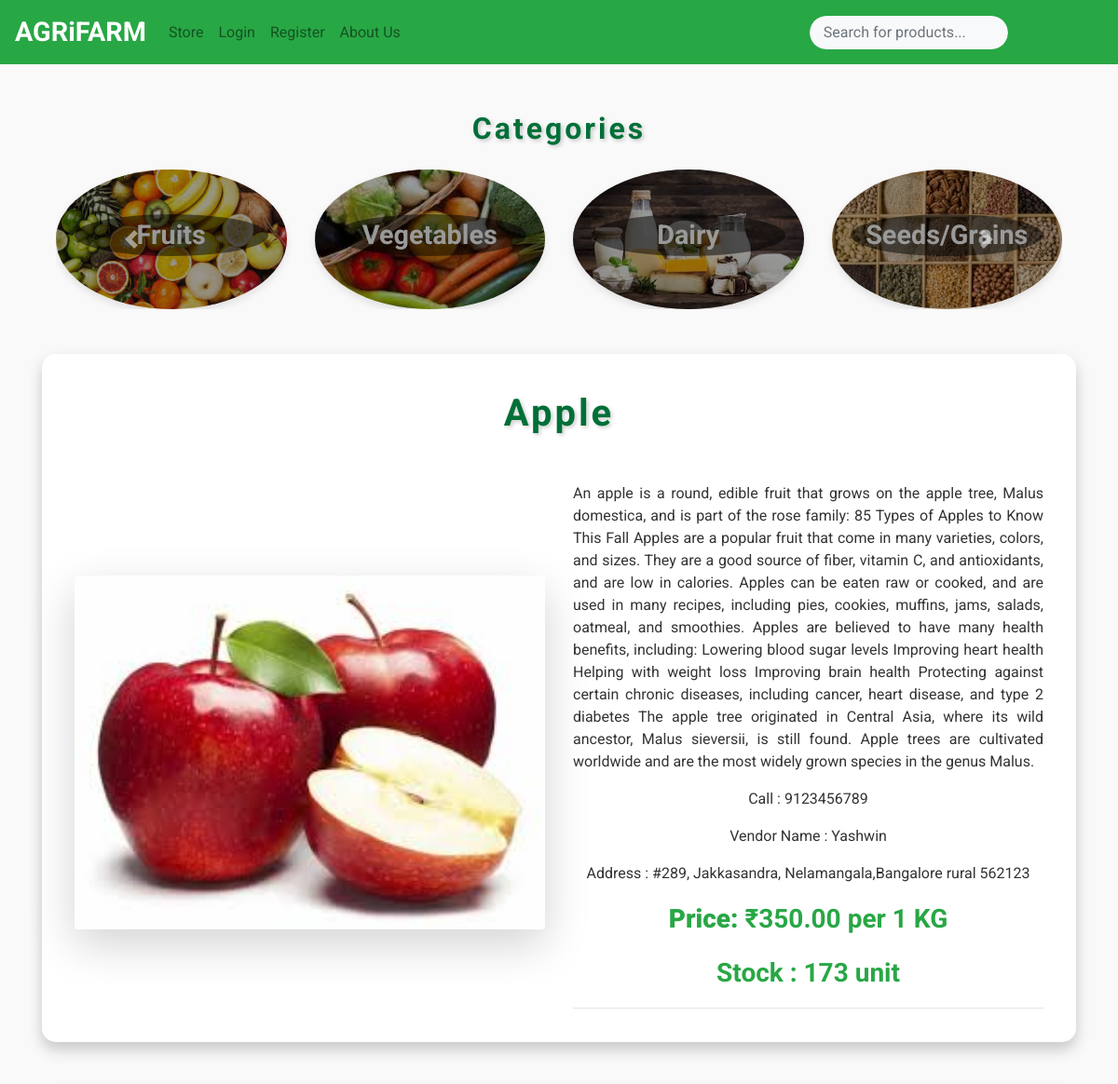
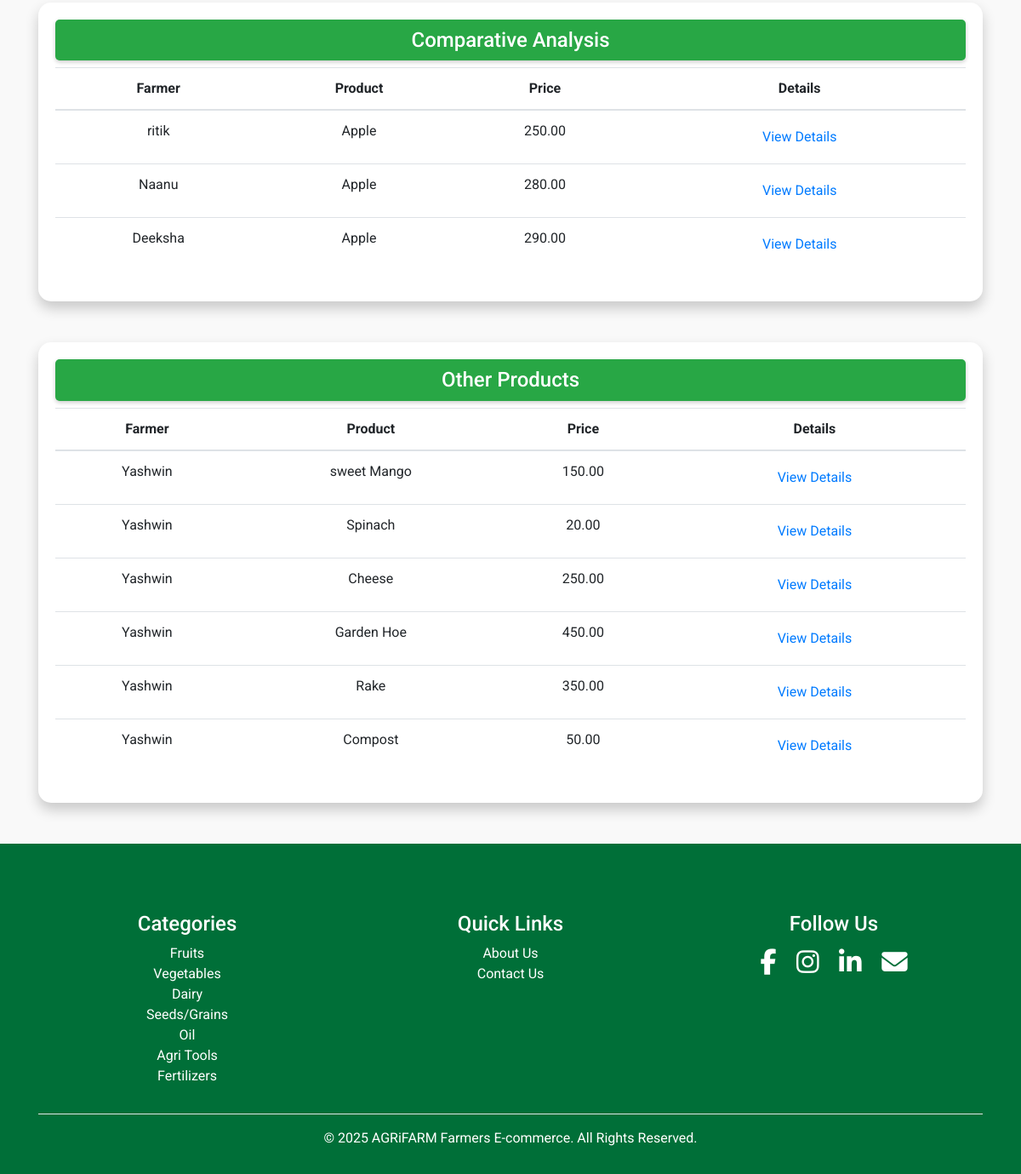
/product/1/, run on the app's committed database (2 pictures, top to bottom).
### shop/models.py (models this page shows, shortened)
class Category(models.Model):
    name = models.CharField(max_length=100)

class Item(models.Model):
    ORGANIC = 'Organic'
    INORGANIC = 'Inorganic'
    TYPE_CHOICES = [
        (ORGANIC, 'Organic'),
        (INORGANIC, 'Inorganic'),
    ]
    farmer = models.ForeignKey(settings.AUTH_USER_MODEL, on_delete=models.CASCADE, related_name="items")
    image = models.ImageField(upload_to='static/images/item_images/')
    name = models.CharField(max_length=255)
    category = models.ForeignKey(Category, on_delete=models.CASCADE)
    item_type = models.CharField(max_length=10, choices=TYPE_CHOICES)
    description = models.TextField()
    price = models.DecimalField(max_digits=10, decimal_places=2)
    stock = models.PositiveIntegerField()
    size = models.CharField(max_length=100)
    added_date = models.DateTimeField(auto_now_add=True)
    def __str__(self):
        return self.name

class User(AbstractUser):
    ROLE_CHOICES = (
        ('Admin', 'Admin'),
        ('Farmer', 'Farmer'),
        ('Consumer', 'Consumer'),
    )
    phone = models.CharField(max_length=15)
    address = models.TextField(blank=True)
    role = models.CharField(max_length=10, choices=ROLE_CHOICES, default='Consumer')
    def __str__(self):
        return self.username

### shop/views.py (the view)
# urls.py: path('product/<int:item_id>/', product_detail, name='product_detail'),
def product_detail(request, item_id):
    categories = Category.objects.all()
    item = get_object_or_404(Item, id=item_id)
    reviews = Review.objects.filter(item=item)
    user = User.objects.get(id=item.farmer.id)
    related_products = Item.objects.filter(farmer=user).exclude(id=item.id);
    comparative_products = Item.objects.filter(
        Q(name__icontains=item.name)
    ).exclude(id=item.id).exclude(farmer=user)
    print(related_products)  # Get the farmer's user object
    return render(request, 'product_detail.html', {'categories': categories,'item': item, 'reviews': reviews, 'related_items': related_products,'name':item.farmer,'stock':item.stock,'phone':user.phone,'address':user.address,'comparative_products': comparative_products})

### templates/product_detail.html (shortened to what this page needs)
{% extends 'base.html' %} {% load static %} {% block content %}
<div class="container">
  <h2 class="text-center my-4">Categories</h2>
  <div id="categoryCarousel" class="carousel slide" data-ride="carousel">
    <div class="carousel-inner">
      {% for category in categories %} {% if forloop.counter0|divisibleby:4 %}
      <div class="carousel-item {% if forloop.first %}active{% endif %}">
        <div class="row justify-content-center">
          {% endif %}
          <div class="col-md-3">
            <a href="{% url 'category_page' category.id %}">
              <div
                class="category-card"
                style="background-image: url('{% static 'images/' %}{{ category.name }}.jpg');"
              >
                <h5>{{ category.name }}</h5>
              </div>
            </a>
          </div>
          {% if forloop.counter|divisibleby:4 or forloop.last %}
        </div>
      </div>
      {% endif %} {% endfor %}
    </div>
    <a
      class="carousel-control-prev"
      href="#categoryCarousel"
      role="button"
      data-slide="prev"
    >
      <span class="carousel-control-prev-icon"></span>
    </a>
    <a
      class="carousel-control-next"
      href="#categoryCarousel"
      role="button"
      data-slide="next"
    >
      <span class="carousel-control-next-icon"></span>
    </a>
  </div>
</div>
<div class="container my-5 shadow-container">
  <h2 class="font-weight-bold text-center item-name">{{ item.name }}</h2>
  <div class="container">
    <div class="row">
      <div class="col-md-6 d-flex justify-content-center align-items-center">
        <div
          class="shadow-lg rounded overflow-hidden card-effect"
          style="width: 100%; height: auto"
        >
          <img
            class="img-fluid"
            src="{{ item.image.url }}"
            alt="{{ item.name }}"
            style="height: 100%; width: 100%; object-fit: cover"
          />
        </div>
      </div>
      <div
        class="col-md-6 text-center d-flex flex-column justify-content-center"
      >
        <div>
          <p class="text-justify">{{ item.description }}</p>
          <p class="">Call :  {{ phone }}</p>
          <p>Vendor Name :  {{ name }}</p>
          <p>Address :  {{ address }}</p>
          <p class="price"><strong>Price:</strong> ₹{{ item.price }} per {{item.size}}</p>
          <form method="POST" action="{% url 'add_to_cart' item.id %}">
            <div class="form-group price">
              <div>Stock : {{stock}} unit</div>
            </div>
          </form>
          <hr />
        </div>
      </div>
    </div>
  </div>
</div>
<div class="container shadow-container text-center mt-5 mb-5">
  <h4 class="reviews-header">Comparative Analysis</h4>
  <table class="table">
    <thead>
      <tr>
        <th scope="col">Farmer</th>
        <th scope="col">Product</th>
        <th scope="col">Price</th>
        <th scope="col">Details</th>
      </tr>
    </thead>
    <tbody>
      {% for prod in comparative_products %}
      <tr>
        <td>{{prod.farmer}}</td>
        <td>{{prod.name}}</td>
        <td>{{prod.price}}</td>
        <td>
          <a href="{% url 'product_detail' prod.id %}" class="btn btn-link">
            View Details
          </a>
        </td>
      </tr>
      {% endfor %}
    </tbody>
  </table>
</div>
<div class="container shadow-container text-center mt-5 mb-5">
  <h4 class="reviews-header">Other Products </h4>
  <table class="table">
    <thead>
      <tr>
        <th scope="col">Farmer</th>
        <th scope="col">Product</th>
        <th scope="col">Price</th>
        <th scope="col">Details</th>
      </tr>
    </thead>
    <tbody>
      {% for prod in related_items %}
      <tr>
        <td>{{prod.farmer}}</td>
        <td>{{prod.name}}</td>
        <td>{{prod.price}}</td>
        <td>
          <a href="{% url 'product_detail' prod.id %}" class="btn btn-link">
            View Details
          </a>
        </td>
      </tr>
      {% endfor %}
    </tbody>
  </table>
</div>
{% endblock %}

### templates/base.html (shortened to what this page needs)
{% load static %}
<!DOCTYPE html>
<html lang="en">
  <head>
    <link
      href="https://stackpath.bootstrapcdn.com/bootstrap/4.5.2/css/bootstrap.min.css"
      rel="stylesheet"
    />
    <link rel="stylesheet" href="https://cdnjs.cloudflare.com/ajax/libs/font-awesome/5.15.4/css/all.min.css">
  </head>
  <body>
    <nav class="navbar navbar-expand-lg navbar-light">
      <a class="navbar-brand" href="{% url 'home' %}"> AGRiFARM </a>
      <div class="collapse navbar-collapse" id="navbarNav">
        <ul class="navbar-nav mr-auto">
          <li class="nav-item">
            <a class="nav-link" href="{% url 'category_page' 1 %}">Store</a>
          </li>
          {% if user.is_authenticated %} {% if user.role == 'Farmer' %}
          <li class="nav-item">
            <a class="nav-link" href="{% url 'add_item' %}">Add Item</a>
          </li>
          {% endif %}
          {% if user.role == 'Consumer' %}
          <li class="nav-item">
            <a class="nav-link" href="{% url 'cart' %}">Cart</a>
          </li>
          {% endif %}
          <li class="nav-item">
            <a class="nav-link" href="{% url 'profile' %}">Profile</a>
          </li>
          <li class="nav-item">
            <a class="nav-link" href="{% url 'logout' %}">Logout</a>
          </li>
          {% else %}
          <li class="nav-item">
            <a class="nav-link" href="{% url 'login' %}">Login</a>
          </li>
          <li class="nav-item">
            <a class="nav-link" href="{% url 'register' %}">Register</a>
          </li>
          {% endif %}
          <li class="nav-item"><a class="nav-link" href="{% url 'about_us'%}">About Us</a></li>
        </ul>
        <form
          class="form-inline my-2 my-lg-0"
          action="{% url 'search' %}"
          method="GET"
        >
          <input
            class="form-control mr-sm-2 search-bar"
            type="search"
            placeholder="Search for products..."
            aria-label="Search"
            name="q"
          />
          <button
            class="btn btn-outline-success my-2 my-sm-0 search-btn"
            type="submit"
          >
          </button>
        </form>
      </div>
    </nav>
    <div class="container">{% block content %}{% endblock %}</div>
    <footer>
      <div class="container">
        <div class="row">
          <div class="col-md-4">
            <h4>Categories</h4>
            <ul class="list-unstyled">
              <li><a href="{% url 'category_page' 1 %}" class="text-white">Fruits</a></li>
              <li><a href="{% url 'category_page' 2 %}" class="text-white">Vegetables</a></li>
              <li><a href="{% url 'category_page' 3 %}" class="text-white">Dairy</a></li>
              <li><a href="{% url 'category_page' 4 %}" class="text-white">Seeds/Grains</a></li>
              <li><a href="{% url 'category_page' 5 %}" class="text-white">Oil</a></li>
              <li><a href="{% url 'category_page' 6 %}" class="text-white">Agri Tools</a></li>
              <li><a href="{% url 'category_page' 7 %}" class="text-white">Fertilizers</a></li>
            </ul>
          </div>
          <div class="col-md-4">
            <h4>Quick Links</h4>
            <ul class="list-unstyled">
              <li><a href="{% url 'about_us' %}" class="text-white">About Us</a></li>
              <li><a href="mailto:darshidr59328@gmail.com.com" class="text-white">Contact Us</a></li>
            </ul>
          </div>
          <div class="col-md-4">
            <h4>Follow Us</h4>
            <a href="https://www.facebook.com" class="text-white mr-3" style="font-size: 1.9em;">
              <i class="fab fa-facebook-f"></i>
            </a>
            <a href="https://www.instagram.com" class="text-white mr-3" style="font-size: 1.9em;">
              <i class="fab fa-instagram"></i>
            </a>
            <a href="https://www.linkedin.com" class="text-white mr-3" style="font-size: 1.9em;">
              <i class="fab fa-linkedin-in"></i>
            </a>
            <a href="mailto:darshidr59328@gmail.com" class="text-white"  style="font-size: 1.9em;">
              <i class="fas fa-envelope"></i>
            </a>
          </div>
        </div>
        <hr class="bg-white" />
        <p>&copy; 2025  AGRiFARM Farmers E-commerce. All Rights Reserved.</p>
      </div>
    </footer>
  </body>
</html>

### templates/product_detail.html (style rules this page uses)
.shadow-container { box-shadow: 0 8px 16px rgba(0, 0, 0, 0.2); border-radius: 15px; padding: 20px; background-color: #fff; }
.item-name { font-size: 2.5rem; color: #28a745; text-shadow: 2px 2px 10px rgba(0, 0, 0, 0.4); margin: 20px 0; transition: transform 0.3s, text-shadow 0.3s; }
.card-effect { box-shadow: 0 8px 16px rgba(0, 0, 0, 0.2); transition: box-shadow 0.3s ease-in-out, transform 0.3s ease-in-out; border-radius: 10px; }
.price { font-size: 1.75rem; color: #28a745; font-weight: bold; }
.reviews-header { background-color: #28a745; color: white; padding: 10px; border-radius: 5px; box-shadow: 0 2px 5px rgba(0, 0, 0, 0.2); }

### data on the page
Category: name (picture), name "Fruits"
Category: name (picture), name "Vegetables"
Category: name (picture), name "Dairy"
Category: name (picture), name "Seeds/Grains"
Item: name "Apple", image (picture), description "An apple is a round, edible fruit that grows on the apple tree, Malus domestica, and is part of the rose family: 85 Types of Apples to Know This Fall Apples are a popular fruit that come in many varieties, colors, and sizes. They are a good source of fiber, vitamin C, and antioxidants, and are low in calories. Apples can be eaten raw or cooked, and are used in many recipes, including pies, cookies, muffins, jams, salads, oatmeal, and smoothies. Apples are believed to have many health benefits, including: Lowering blood sugar levels Improving heart health Helping with weight loss Improving brain health Protecting against certain chronic diseases, including cancer, heart disease, and type 2…", price "350.00", size "1 KG"
User: phone "9123456789", username "Yashwin", address "#289, Jakkasandra, Nelamangala,Bangalore rural 562123"
Item: farmer "ritik", name "Apple", price "250.00"
Item: farmer "Naanu", name "Apple", price "280.00"
Item: farmer "Deeksha", name "Apple", price "290.00"
Item: farmer "Yashwin", name "sweet Mango", price "150.00"
Item: farmer "Yashwin", name "Spinach", price "20.00"
Item: farmer "Yashwin", name "Cheese", price "250.00"
Item: farmer "Yashwin", name "Garden Hoe", price "450.00"
Item: farmer "Yashwin", name "Rake", price "350.00"
Item: farmer "Yashwin", name "Compost", price "50.00"

### other printed values
{{ stock }} "173"
